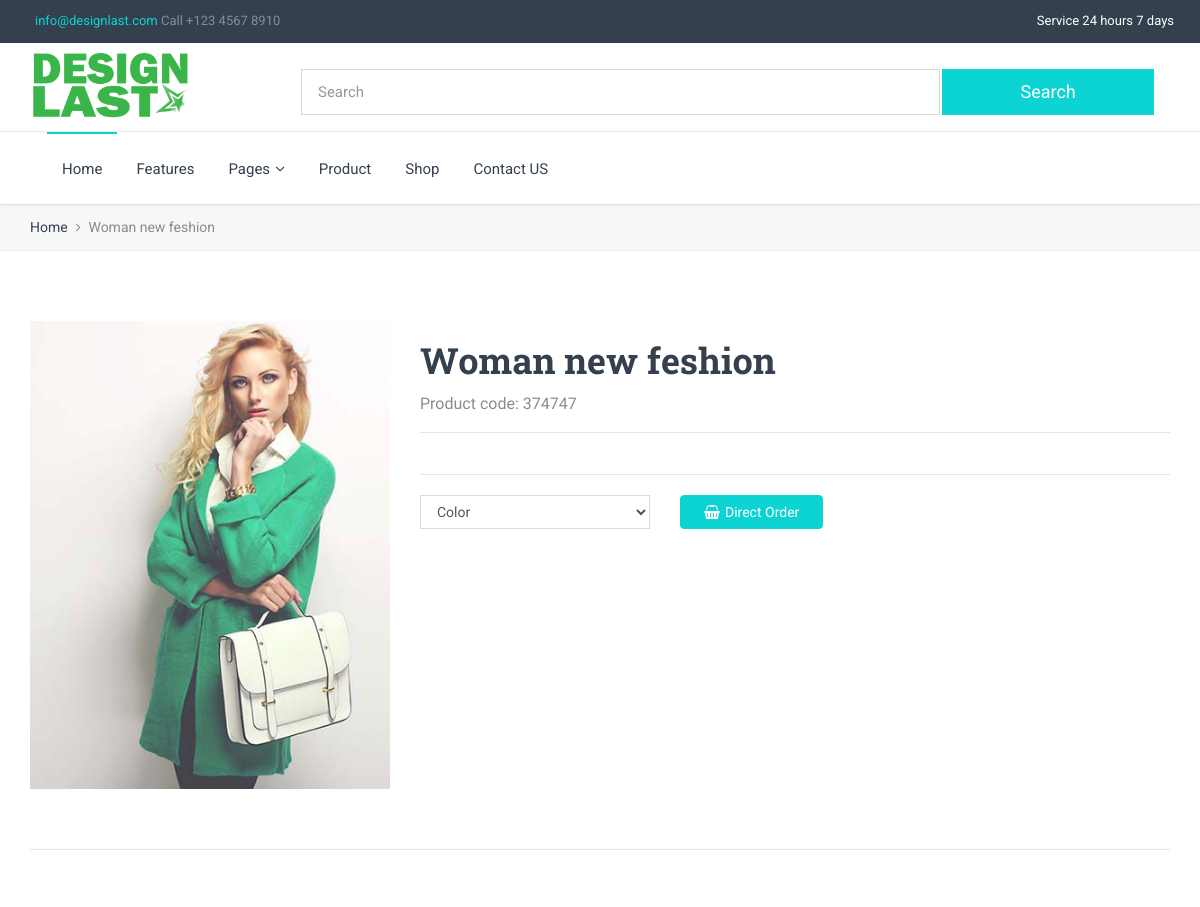
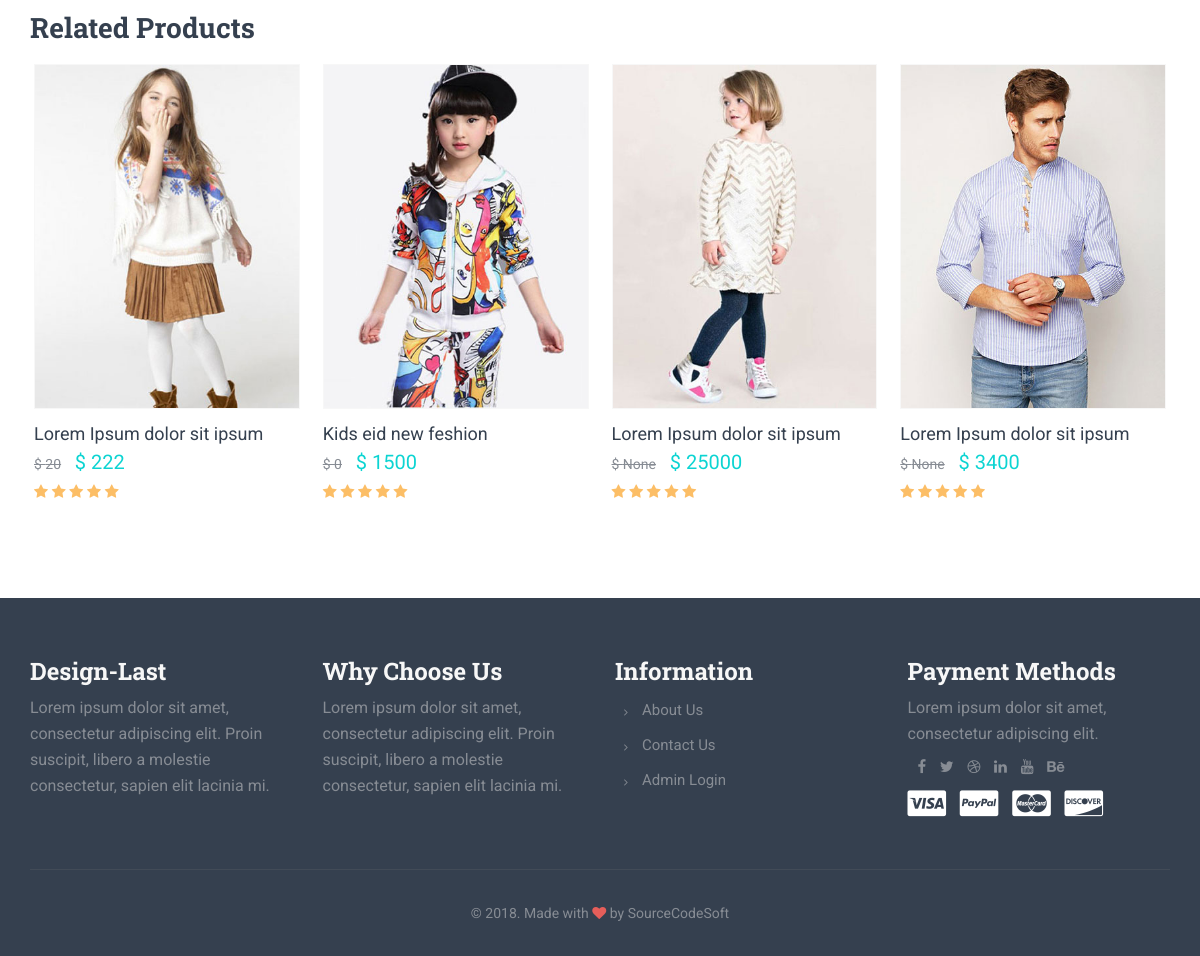
Screenshot of /product/12/ with the database file from the repository (2 pictures, top to bottom).
### shopapp/models.py (models this page shows, shortened)
class Product(models.Model):
    name = models.CharField(max_length = 100)
    product_code = models.IntegerField(blank = True, null = True)
    price = models.IntegerField()
    discount_price = models.IntegerField(blank = True, null = True)
    discount_off_price = models.IntegerField(blank = True, null = True)
    category = models.ForeignKey(Category, on_delete = models.CASCADE)
    color = models.ForeignKey(Color, on_delete = models.CASCADE)
    brand_name = models.ForeignKey(Brand, on_delete = models.CASCADE)
    image = models.ImageField(upload_to = 'product')
    order_now_link = models.URLField(max_length=200, blank=False)
    description = models.TextField()
    publish_on = models.DateTimeField(auto_now = False, auto_now_add = True)
    update_on = models.DateTimeField(auto_now = False, auto_now_add = True)

### shopapp/views.py (the view)
# urls.py: path('product/<int:id>/', Single_page_views.as_view(), name = 'Single_page_views'),
class Single_page_views(View):
    def get(self, request, id):
        single_page = get_object_or_404(Product, id = id)
        related_porduct = Product.objects.filter(category = single_page.category).exclude(id = id)[:4]
        context = {
            'single_product' : single_page,
            'related_porduct' : related_porduct
        }
        return render(request, 'design/shop-single-product-v1.html', context)

### templates/design/shop-single-product-v1.html (shortened to what this page needs)
{% extends 'app/base.html' %}
{% load static %}
{% block content %}
        <div class="breadcrumbs">
            <div class="container">
                <div class="row">
                    <div class="col-sm-12">
                        <ul>
                            <li><a href="{% url 'homepage' %}">Home</a></li>
                            <li class="active">{{single_product.name}}</li>
                        </ul>
                    </div>
                </div>
            </div>
        </div>
        <section class="section white-backgorund">
            <div class="container">
                <div class="row">
                    <div class="col-sm-4">
                        <div class="sinlge_img">
                          <img src="/media/{{single_product.image}}" alt="">
                        </div>
                    </div>
                    <div class="col-sm-8">
                        <div class="row">
                            <div class="col-sm-12">
                                <h2 class="title">{{single_product.name}}</h2>
                                    <p class="text-gray alt-font">Product code: {{single_product.product_code}}</p>
                            </div>
                        </div>
                        <hr class="spacer-5"><hr class="spacer-10 no-border">
                        <div class="row">
                            <div class="col-sm-12">
                                <hr class="spacer-15">
                                <div class="row">
                                    <div class="col-md-4 col-sm-6 col-xs-12">
                                        <select class="form-control" name="select">
                                            <option value="" selected>Color</option>
                                        </select>
                                    </div>
                                    <div class="col-md-6">
                                        <a href="#" type="button" class="btn btn-default btn-md round"><i class="fa fa-shopping-basket mr-5"></i>Direct Order</a>
                                    </div>
                                </div>
                            </div>
                        </div>
                    </div>
                </div>
                <hr class="spacer-60">
                <div class="row">
                    <div class="col-sm-12">
                        <h4 class="mb-20">Related Products</h4>
                    </div>
                </div>
                <div class="row">
                    <div class="col-sm-12">
                        <div id="owl-demo" class="owl-carousel column-4 owl-theme">
                          {% if related_porduct %}
                          {% for item in related_porduct %}
                            <div class="item">
                                <div class="thumbnail store style1">
                                    <div class="header">
                                        <figure>
                                            <a href="{% url 'Single_page_views' item.id %}">
                                                <img src="/media/{{item.image}}" alt="">
                                            </a>
                                        </figure>
                                    </div>
                                    <div class="caption">
                                        <h6 class="regular"><a href="{% url 'Single_page_views' item.id %}">{{item.name}}</a></h6>
                                        <div class="price">
                                            <small class="amount off">$ {{item.discount_off_price}}</small>
                                            <span class="amount text-primary">$ {{item.price}}</span>
                                        </div>
                                        <span class="product-badge bottom left text-warning">
                                            <i class="fa fa-star"></i>
                                            <i class="fa fa-star"></i>
                                            <i class="fa fa-star"></i>
                                            <i class="fa fa-star"></i>
                                            <i class="fa fa-star"></i>
                                        </span>
                                    </div>
                                </div>
                            </div>
                            {% endfor %}
                            {% endif %}
                        </div>
                    </div>
                </div>
            </div>
        </section>
        {% endblock %}

### rows the page displays
Product: name "Woman new feshion", image (picture), product_code "374747"
Product: image (picture), name "Lorem Ipsum dolor sit ipsum", discount_off_price "20", price "222"
Product: image (picture), name "Kids eid new feshion", discount_off_price "0", price "1500"
Product: image (picture), name "Lorem Ipsum dolor sit ipsum", discount_off_price "None", price "25000"
Product: image (picture), name "Lorem Ipsum dolor sit ipsum", discount_off_price "None", price "3400"
